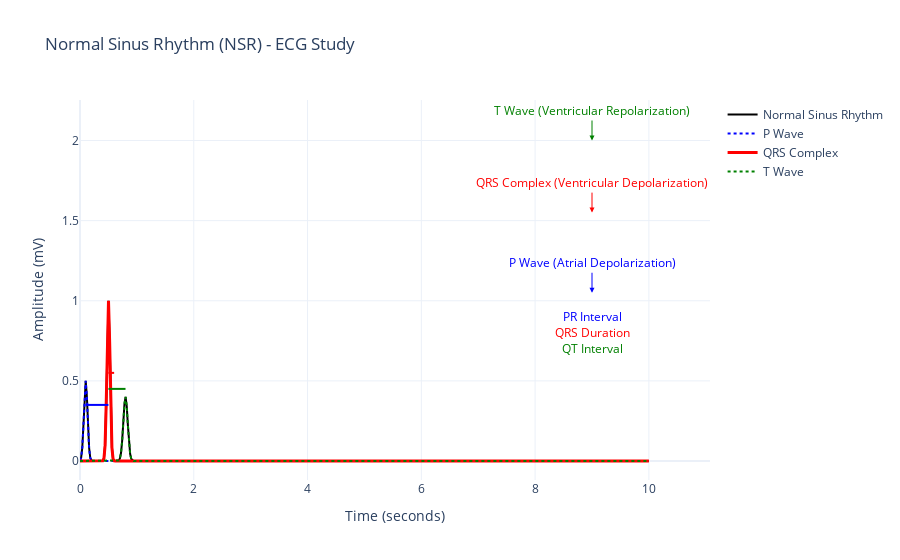

Here is the notebook cell this chart was saved with:
### Markdown cell above
## Normal Sinus Rhythm (NSR)
Normal sinus rhythm (NSR) is the normal electrical pattern of the heart. It is characterized by:

## Regular rhythm
P wave before each QRS complex
Consistent PR interval
Heart rate of 60-100 bpm
This is the baseline rhythm in a healthy heart.

### Code cell
import plotly.graph_objects as go
import numpy as np

# Simulated normal sinus rhythm data (10 seconds)
time = np.linspace(0, 10, 500)

# Simulated components of an ECG waveform
p_wave = np.exp(-((time - 0.1) ** 2) / 0.002) * 0.5  # Simulated P wave
qrs_complex = np.exp(-((time - 0.5) ** 2) / 0.0015)  # Simulated QRS complex
t_wave = np.exp(-((time - 0.8) ** 2) / 0.003) * 0.4  # Simulated T wave

# Combined ECG signal
ecg_waveform = p_wave + qrs_complex + t_wave

# Create figure
fig = go.Figure()

# Add ECG waveform to figure
fig.add_trace(go.Scatter(
    x=time, 
    y=ecg_waveform, 
    mode='lines', 
    name='Normal Sinus Rhythm',
    line=dict(color="black")
))

# Highlight P wave, QRS complex, and T wave with different colors
fig.add_trace(go.Scatter(
    x=time, 
    y=p_wave, 
    mode='lines', 
    name='P Wave', 
    line=dict(color="blue", dash="dot", width=2)
))

fig.add_trace(go.Scatter(
    x=time, 
    y=qrs_complex, 
    mode='lines', 
    name='QRS Complex',
    line=dict(color="red", dash="solid", width=3)
))

fig.add_trace(go.Scatter(
    x=time, 
    y=t_wave, 
    mode='lines', 
    name='T Wave',
    line=dict(color="green", dash="dot", width=2)
))

# Add text annotations for key events with arrows (positioned away from the plot)
fig.add_annotation(
    x=9.0, y=1.05,  # Moved further to the right and vertically above the plot
    text="P Wave (Atrial Depolarization)", 
    showarrow=True, 
    arrowhead=2, 
    arrowsize=1, 
    arrowcolor="blue", 
    font=dict(color="blue"),
    ax=0, ay=-30 
)
fig.add_annotation(
    x=9.0, y=1.55,  # Moved further to the right and spaced vertically
    text="QRS Complex (Ventricular Depolarization)", 
    showarrow=True, 
    arrowhead=2, 
    arrowsize=1, 
    arrowcolor="red", 
    font=dict(color="red"),
    ax=0, ay=-30  
)
fig.add_annotation(
    x=9.0, y=2,  # Moved further to the right and spaced vertically
    text="T Wave (Ventricular Repolarization)", 
    showarrow=True, 
    arrowhead=2, 
    arrowsize=1, 
    arrowcolor="green", 
    font=dict(color="green"),
    ax=0, ay=-30 
)

# Highlight PR interval, QRS duration, and QT interval with adjusted y-positions
fig.add_shape(
    type="line", 
    x0=0.1, y0=0.35, 
    x1=0.5, y1=0.35, 
    line=dict(color="blue", width=2)  # PR interval
)

fig.add_shape(
    type="line", 
    x0=0.5, y0=0.55, 
    x1=0.6, y1=0.55, 
    line=dict(color="red", width=2)  # QRS duration
)

fig.add_shape(
    type="line", 
    x0=0.5, y0=0.45, 
    x1=0.8, y1=0.45, 
    line=dict(color="green", width=2)  # QT interval
)

# Add textual annotations for intervals with more space between them and placed to the right side
fig.add_annotation(x=9.0, y=0.9, text="PR Interval", showarrow=False, font=dict(color="blue"))
fig.add_annotation(x=9.0, y=0.8, text="QRS Duration", showarrow=False, font=dict(color="red"))
fig.add_annotation(x=9.0, y=0.7, text="QT Interval", showarrow=False, font=dict(color="green"))

# Layout
fig.update_layout(
    title="Normal Sinus Rhythm (NSR) - ECG Study",
    xaxis_title="Time (seconds)",
    yaxis_title="Amplitude (mV)",
    showlegend=True,
    template="plotly_white",
    hovermode="closest"
)

# Show the plot
fig.show()

### Figure 1 — Plotly figure (JSON) as saved in the notebook; plotly's stock layout.template omitted (floating-point values rounded to 4 significant figures; data arrays with more than 128 entries replaced by an {"elided": "..."} marker saying what was removed)
{"data": [{"line": {"color": "black"}, "mode": "lines", "name": "Normal Sinus Rhythm", "type": "scatter", "x": {"elided": "500 float values"}, "y": {"elided": "500 float values"}}, {"line": {"color": "blue", "dash": "dot", "width": 2}, "mode": "lines", "name": "P Wave", "type": "scatter", "x": {"elided": "500 float values"}, "y": {"elided": "500 float values"}}, {"line": {"color": "red", "dash": "solid", "width": 3}, "mode": "lines", "name": "QRS Complex", "type": "scatter", "x": {"elided": "500 float values"}, "y": {"elided": "500 float values"}}, {"line": {"color": "green", "dash": "dot", "width": 2}, "mode": "lines", "name": "T Wave", "type": "scatter", "x": {"elided": "500 float values"}, "y": {"elided": "500 float values"}}], "layout": {"annotations": [{"arrowcolor": "blue", "arrowhead": 2, "arrowsize": 1, "ax": 0, "ay": -30, "font": {"color": "blue"}, "showarrow": true, "text": "P Wave (Atrial Depolarization)", "x": 9, "y": 1.05}, {"arrowcolor": "red", "arrowhead": 2, "arrowsize": 1, "ax": 0, "ay": -30, "font": {"color": "red"}, "showarrow": true, "text": "QRS Complex (Ventricular Depolarization)", "x": 9, "y": 1.55}, {"arrowcolor": "green", "arrowhead": 2, "arrowsize": 1, "ax": 0, "ay": -30, "font": {"color": "green"}, "showarrow": true, "text": "T Wave (Ventricular Repolarization)", "x": 9, "y": 2}, {"font": {"color": "blue"}, "showarrow": false, "text": "PR Interval", "x": 9, "y": 0.9}, {"font": {"color": "red"}, "showarrow": false, "text": "QRS Duration", "x": 9, "y": 0.8}, {"font": {"color": "green"}, "showarrow": false, "text": "QT Interval", "x": 9, "y": 0.7}], "hovermode": "closest", "shapes": [{"line": {"color": "blue", "width": 2}, "type": "line", "x0": 0.1, "x1": 0.5, "y0": 0.35, "y1": 0.35}, {"line": {"color": "red", "width": 2}, "type": "line", "x0": 0.5, "x1": 0.6, "y0": 0.55, "y1": 0.55}, {"line": {"color": "green", "width": 2}, "type": "line", "x0": 0.5, "x1": 0.8, "y0": 0.45, "y1": 0.45}], "showlegend": true, "title": {"text": "Normal Sinus Rhythm (NSR) - ECG Study"}, "xaxis": {"title": {"text": "Time (seconds)"}}, "yaxis": {"title": {"text": "Amplitude (mV)"}}}}
